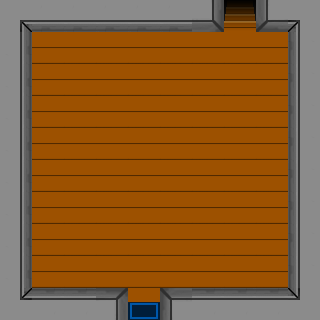

This game map was drawn from its Tiled (.tmx) file and the tilesets committed beside it. A one-line description and the trimmed map source follow:
An orthogonal 10x10 tile map with 32x32 px tiles, 2 tile layers (Camada de Tiles 1, Colisoes), 6 tilesets.

<map version="1.0" orientation="orthogonal" renderorder="right-down" width="10" height="10" tilewidth="32" tileheight="32" nextobjectid="1">
 <tileset firstgid="1" name="Parede" tilewidth="32" tileheight="32">
  <image source="Parede.png" width="96" height="32" />
 </tileset>
 <tileset firstgid="4" name="Tile_Madeira" tilewidth="32" tileheight="32">
  <image source="Tile_Madeira.png" width="32" height="32" />
 </tileset>
 <tileset firstgid="5" name="TapeteEntrada" tilewidth="32" tileheight="32">
  <image source="TapeteEntrada.png" width="32" height="32" />
 </tileset>
 <tileset firstgid="6" name="EscadaDescendo" tilewidth="32" tileheight="32">
  <image source="EscadaDescendo.png" width="32" height="32" />
 </tileset>
 <tileset firstgid="7" name="ParedeInvisivel" tilewidth="32" tileheight="32">
  <image source="ParedeInvisivel.png" width="32" height="32" />
 </tileset>
 <tileset firstgid="8" name="Portal1" tilewidth="32" tileheight="32">
  <image source="Portal1.png" width="32" height="32" />
  <tile id="0">
   <properties>
    <property name="blocked" value="blocked" />
    <property name="doorHome" value="MapaExterno.tmx" />
   </properties>
  </tile>
 </tileset>
 <layer name="Camada de Tiles 1" width="10" height="10">
  <data>[100 cells, 100 non-empty, 6 distinct tile ids]</data>
 </layer>
 <layer name="Colisoes" width="10" height="10" opacity="0">
  <data>[100 cells, 100 non-empty, 3 distinct tile ids]</data>
 </layer>
</map>